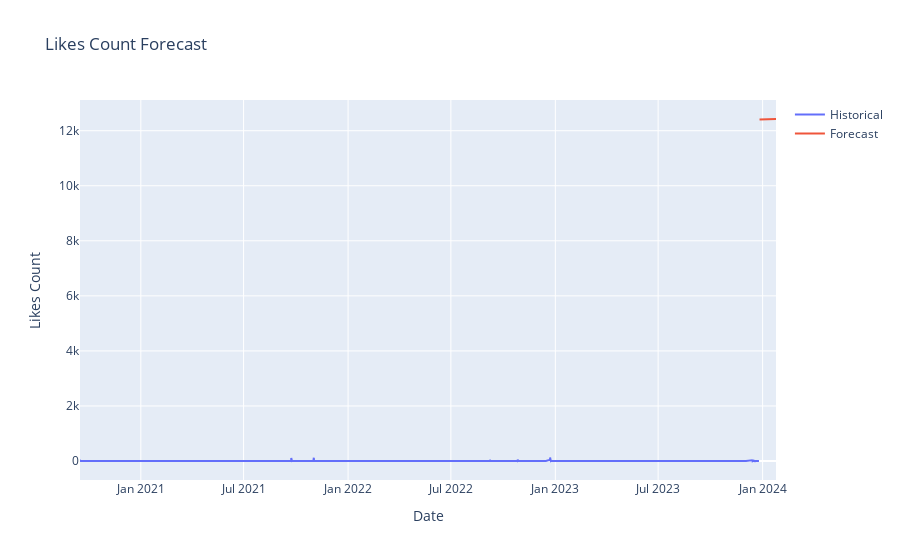

Notebook code for this chart:
### Code cell
import plotly.graph_objs as go

# Convert Index objects to Series objects
historical_dates = pd.Series(data.index, name='Date')
future_dates_series = pd.Series(future_dates, name='Date')

# Create interactive visualization
fig = go.Figure(data=[
    go.Scatter(x=historical_dates, y=data['likesCount'], name='Historical'),
    go.Scatter(x=future_dates_series, y=future_likes, name='Forecast')
])

fig.update_layout(title='Likes Count Forecast', xaxis_title='Date', yaxis_title='Likes Count')
fig.show()

### Figure 1 — Plotly figure (JSON) as saved in the notebook; plotly's stock layout.template omitted (floating-point values rounded to 4 significant figures; data arrays with more than 128 entries replaced by an {"elided": "..."} marker saying what was removed)
{"data": [{"name": "Historical", "type": "scatter", "x": {"elided": "522 str values"}, "y": {"elided": "522 int values"}}, {"name": "Forecast", "type": "scatter", "x": ["2023-12-26T13:34:39", "2023-12-27T13:34:39", "2023-12-28T13:34:39", "2023-12-29T13:34:39", "2023-12-30T13:34:39", "2023-12-31T13:34:39", "2024-01-01T13:34:39", "2024-01-02T13:34:39", "2024-01-03T13:34:39", "2024-01-04T13:34:39", "2024-01-05T13:34:39", "2024-01-06T13:34:39", "2024-01-07T13:34:39", "2024-01-08T13:34:39", "2024-01-09T13:34:39", "2024-01-10T13:34:39", "2024-01-11T13:34:39", "2024-01-12T13:34:39", "2024-01-13T13:34:39", "2024-01-14T13:34:39", "2024-01-15T13:34:39", "2024-01-16T13:34:39", "2024-01-17T13:34:39", "2024-01-18T13:34:39", "2024-01-19T13:34:39", "2024-01-20T13:34:39", "2024-01-21T13:34:39", "2024-01-22T13:34:39", "2024-01-23T13:34:39", "2024-01-24T13:34:39"], "y": [12410.0, 12410.0, 12410.0, 12410.0, 12410.0, 12410.0, 12410.0, 12410.0, 12410.0, 12410.0, 12410.0, 12410.0, 12420.0, 12420.0, 12420.0, 12420.0, 12420.0, 12420.0, 12420.0, 12420.0, 12420.0, 12420.0, 12420.0, 12420.0, 12420.0, 12420.0, 12420.0, 12420.0, 12430.0, 12430.0]}], "layout": {"autosize": true, "title": {"text": "Likes Count Forecast"}, "xaxis": {"autorange": true, "range": ["2020-09-15 21:25:05", "2024-01-24 13:34:39"], "title": {"text": "Date"}, "type": "date"}, "yaxis": {"autorange": true, "range": [-690.3, 13120.0], "title": {"text": "Likes Count"}, "type": "linear"}}}
